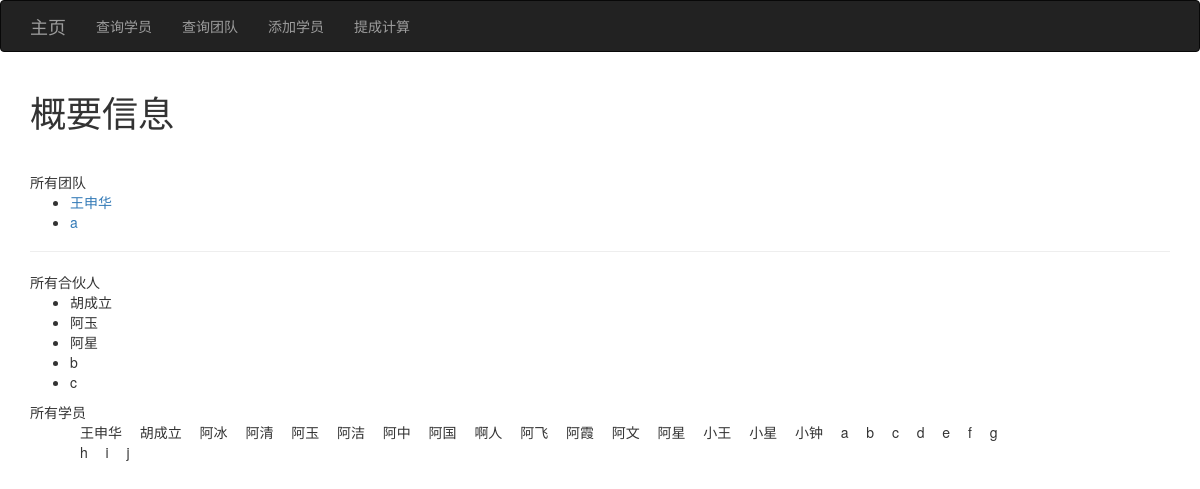
Before: / with the older database file.
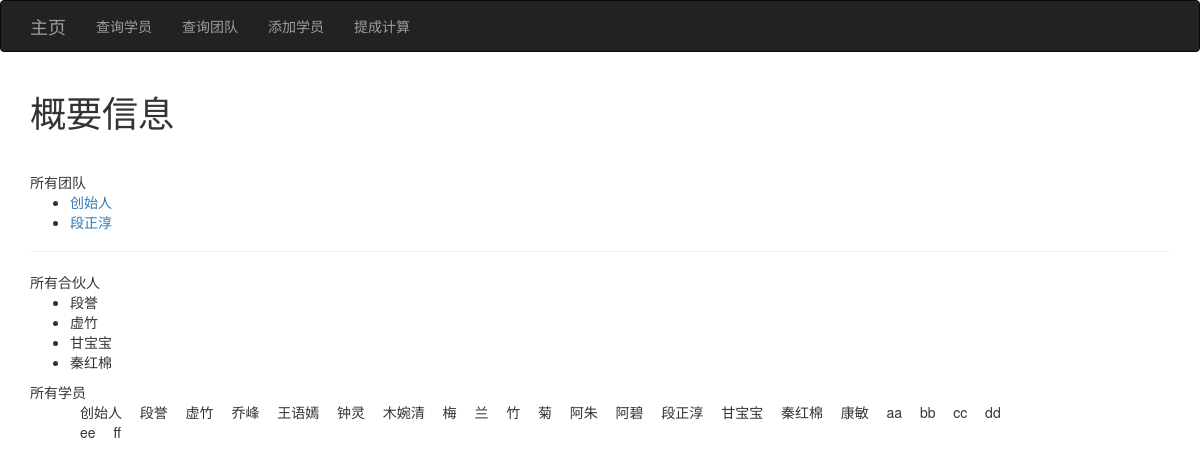
After: the same page with the newer database file.
### app/models.py (models this page shows)
class Team(db.Model):
    __tablename__ = 'teams'
    id = db.Column(db.Integer, primary_key=True)
    leader = db.Column(db.String(64), index=True, unique=True)
    timestamp = db.Column(db.DateTime(), default=datetime.utcnow)
    students = db.relationship('Student', backref='team', lazy='dynamic')

class Student(db.Model):
    __tablename__ = 'students'
    id = db.Column(db.Integer, primary_key=True)
    name = db.Column(db.String(64), index=True, unique=True)
    role = db.Column(db.String(64))
    referrer = db.Column(db.String(64))
    timestamp = db.Column(db.DateTime(), default=datetime.utcnow)
    team_id = db.Column(db.Integer, db.ForeignKey('teams.id'))

### app/main/views.py (the view)
@main.route('/')
def index():
    teams = Team.query.all()
    partners = Student.query.filter_by(role='合伙人').all()
    return render_template('index.html', teams=teams, partners=partners)

### app/templates/index.html (shortened to what this page needs)
{% extends "base.html" %}
{% import "bootstrap/wtf.html" as wtf %}
{% block page_content %}
<h1>概要信息</h1>
<div class="page-header" xmlns="http://www.w3.org/1999/html">
    所有团队
    <ul>
    {% for team in teams %}
        <li><a href="{{url_for('main.team_info', teamname=team.leader)}}">{{team.leader}}</a></li>
    {% endfor %}
    </ul>
</div>
<div>
    所有合伙人
    <ul>
        {% for partner in partners %}
        <li>{{partner.name}}</li>
        {% endfor %}
    </ul>
</div>
<div id="a">
    所有学员
    <ul>
        {% for team in teams %}
            {% for student in team.students %}
                <li>{{student.name}}&nbsp;&nbsp;</li>
            {% endfor%}
        {% endfor %}
    </ul>
</div>
{% endblock %}

### app/templates/base.html (shortened to what this page needs)
{% extends "bootstrap/base.html" %}
{% block head %}
{{ super() }}
<link rel="stylesheet" type="text/css" href="{{ url_for('static', filename='styles.css') }}">
{% endblock %}
{% block navbar %}
<div class="navbar navbar-inverse" role="navigation">
    <div class="container">
        <div class="navbar-header">
            <a class="navbar-brand" href="{{ url_for('main.index') }}">主页</a>
        </div>
        <div class="navbar-collapse collapse">
            <ul class="nav navbar-nav">
                <li><a href="{{ url_for('main.query_student') }}">查询学员</a></li>
            </ul>
            <ul class="nav navbar-nav">
                <li><a href="{{ url_for('main.query_team') }}">查询团队</a></li>
            </ul>
            <ul class="nav navbar-nav">
                <li><a href="{{ url_for('main.add_student') }}">添加学员</a></li>
            </ul>
            <ul class="nav navbar-nav">
                <li><a href="{{ url_for('main.calculate') }}">提成计算</a></li>
            </ul>
        </div>
    </div>
</div>
{% endblock %}
{% block content %}
<div class="container">
    {% block page_content %}{% endblock %}
</div>
{% endblock %}

### app/templates/index.html (style rules this page uses)
#a ul { width:1000px }
#a li { float:left; margin-left: 10px; list-style-type: none; }

Changed rows visible on the page:
removed Team: leader "王申华", Student (name "王申华"), Student (name "胡成立"), Student (name "阿玉"), Student (name "阿洁"), Student (name "阿中"), Student (name "阿国"), Student (name "啊人"), Student (name "阿飞"), Student (name "阿霞"), Student (name "阿文"), Student (name "阿星"), Student (name "小王"), Student (name "小星"), Student (name "小钟")
removed Student: name "阿冰", shown under Team "王申华"
no longer on one of the page's lists (row edited): Student: name "阿玉"
removed Student: name "阿清", shown under Team "王申华"
no longer on one of the page's lists (row edited): Student: name "阿星"
no longer on one of the page's lists (row edited): Student: name "b"
removed Student: name "a", shown under Team "王申华"
no longer on one of the page's lists (row edited): Student: name "c"
removed Student: name "h", shown under Team "a"
removed Student: name "i", shown under Team "a"
removed Student: name "j", shown under Team "a"
added Team: leader "创始人", Student (name "创始人"), Student (name "段誉"), Student (name "王语嫣"), Student (name "钟灵"), Student (name "木婉清"), Student (name "梅"), Student (name "兰"), Student (name "竹"), Student (name "菊"), Student (name "阿朱"), Student (name "阿碧"), Student (name "段正淳")
changed Team: leader "a" → "段正淳"; gains Student (name "甘宝宝"); gains Student (name "秦红棉")
changed Student (number 1 of 23 on the later page): name "胡成立" → "段誉"
added Student: name "虚竹"
now on one of the page's lists (row edited): Student: name "甘宝宝"
now on one of the page's lists (row edited): Student: name "秦红棉"
added Student: name "乔峰", shown under Team "创始人"
added Student: name "康敏", shown under Team "段正淳"
changed Student (number 18 of 23 on the later page): name "b" → "aa"
changed Student (number 19 of 23 on the later page): name "c" → "bb"
changed Student (number 20 of 23 on the later page): name "d" → "cc"
changed Student (number 21 of 23 on the later page): name "e" → "dd"
changed Student (number 22 of 23 on the later page): name "f" → "ee"
changed Student (number 23 of 23 on the later page): name "g" → "ff"
